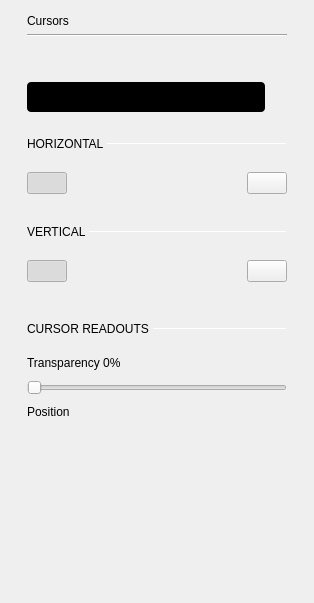
<?xml version="1.0" encoding="UTF-8"?>
<ui version="4.0">
 <class>CursorsSettings</class>
 <widget class="QWidget" name="CursorsSettings">
  <property name="geometry">
   <rect>
    <x>0</x>
    <y>0</y>
    <width>314</width>
    <height>603</height>
   </rect>
  </property>
  <property name="windowTitle">
   <string>Form</string>
  </property>
  <layout class="QVBoxLayout" name="verticalLayout">
   <property name="spacing">
    <number>0</number>
   </property>
   <property name="leftMargin">
    <number>18</number>
   </property>
   <property name="topMargin">
    <number>5</number>
   </property>
   <property name="rightMargin">
    <number>18</number>
   </property>
   <property name="bottomMargin">
    <number>0</number>
   </property>
   <item>
    <widget class="QScrollArea" name="scrollArea">
     <property name="sizePolicy">
      <sizepolicy hsizetype="Preferred" vsizetype="Preferred">
       <horstretch>0</horstretch>
       <verstretch>0</verstretch>
      </sizepolicy>
     </property>
     <property name="frameShape">
      <enum>QFrame::NoFrame</enum>
     </property>
     <property name="verticalScrollBarPolicy">
      <enum>Qt::ScrollBarAsNeeded</enum>
     </property>
     <property name="horizontalScrollBarPolicy">
      <enum>Qt::ScrollBarAlwaysOff</enum>
     </property>
     <property name="widgetResizable">
      <bool>true</bool>
     </property>
     <widget class="QWidget" name="scrollAreaWidgetContents">
      <property name="geometry">
       <rect>
        <x>0</x>
        <y>0</y>
        <width>278</width>
        <height>598</height>
       </rect>
      </property>
      <layout class="QVBoxLayout" name="verticalLayout_7">
       <item>
        <widget class="QLabel" name="label">
         <property name="sizePolicy">
          <sizepolicy hsizetype="Fixed" vsizetype="Fixed">
           <horstretch>0</horstretch>
           <verstretch>0</verstretch>
          </sizepolicy>
         </property>
         <property name="text">
          <string>Cursors</string>
         </property>
         <property name="general_settings_label" stdset="0">
          <bool>true</bool>
         </property>
        </widget>
       </item>
       <item>
        <widget class="Line" name="line">
         <property name="minimumSize">
          <size>
           <width>240</width>
           <height>2</height>
          </size>
         </property>
         <property name="maximumSize">
          <size>
           <width>280</width>
           <height>2</height>
          </size>
         </property>
         <property name="orientation">
          <enum>Qt::Horizontal</enum>
         </property>
         <property name="blue_line" stdset="0">
          <bool>true</bool>
         </property>
        </widget>
       </item>
       <item>
        <spacer name="verticalSpacer_2">
         <property name="orientation">
          <enum>Qt::Vertical</enum>
         </property>
         <property name="sizeType">
          <enum>QSizePolicy::Fixed</enum>
         </property>
         <property name="sizeHint" stdset="0">
          <size>
           <width>0</width>
           <height>15</height>
          </size>
         </property>
        </spacer>
       </item>
       <item>
        <layout class="QVBoxLayout" name="verticalLayout_5">
         <property name="spacing">
          <number>0</number>
         </property>
         <property name="sizeConstraint">
          <enum>QLayout::SetDefaultConstraint</enum>
         </property>
         <item>
          <widget class="QWidget" name="widgteBtnNormalTrack" native="true">
           <layout class="QVBoxLayout" name="verticalLayout_6">
            <property name="spacing">
             <number>0</number>
            </property>
            <property name="leftMargin">
             <number>0</number>
            </property>
            <property name="topMargin">
             <number>0</number>
            </property>
            <property name="rightMargin">
             <number>0</number>
            </property>
            <property name="bottomMargin">
             <number>0</number>
            </property>
            <item>
             <spacer name="verticalSpacer_3">
              <property name="orientation">
               <enum>Qt::Vertical</enum>
              </property>
              <property name="sizeType">
               <enum>QSizePolicy::Fixed</enum>
              </property>
              <property name="sizeHint" stdset="0">
               <size>
                <width>10</width>
                <height>25</height>
               </size>
              </property>
             </spacer>
            </item>
            <item>
             <widget class="adiscope::CustomSwitch" name="btnNormalTrack">
              <property name="enabled">
               <bool>true</bool>
              </property>
              <property name="sizePolicy">
               <sizepolicy hsizetype="Minimum" vsizetype="Fixed">
                <horstretch>0</horstretch>
                <verstretch>0</verstretch>
               </sizepolicy>
              </property>
              <property name="minimumSize">
               <size>
                <width>238</width>
                <height>30</height>
               </size>
              </property>
              <property name="styleSheet">
               <string notr="true">QPushButton {
min-height: 30px;
max-height: 30px;
min-width: 238px;
max-width: 238px;
background-color: black;
border-radius: 4px;
}

QPushButton:disabled {
background-color: qlineargradient(spread:pad, x1:0.5, y1:0, x2:0.501, y2:0, stop:0 #727273, stop:1 #141416);
}

QWidget#handle {
min-height: 30px;
max-height: 30px;
min-width: 119px;
max-width: 119px;
background-color: #4a64ff;
border-radius: 2px;
}

QWidget#handle:disabled {
background-color: #aaaaaa;
}

QLabel {
margin-top: 6px;
background-color: transparent;
line-height: 19px;
}

QLabel#on {
margin-top: 0px;
min-height:30px;
max-height:30px;
min-width:119px;
max-width:119px;
qproperty-alignment: AlignCenter AlignCenter;
margin-left: 0px;
color: white;
}

QLabel#on:disabled {
color: rgba(255,255,255,102);
}

QLabel#off {
margin-top: 0px;
min-height:30px;
max-height:30px;
min-width:119px;
max-width:119px;
margin-left: 119px;
color: white;
qproperty-alignment: AlignCenter AlignCenter;
}

QLabel#off:disabled {
color: rgba(255,255,255,51);
}
</string>
              </property>
              <property name="text">
               <string/>
              </property>
              <property name="checkable">
               <bool>true</bool>
              </property>
              <property name="checked">
               <bool>true</bool>
              </property>
              <property name="flat">
               <bool>false</bool>
              </property>
              <property name="leftText" stdset="0">
               <string>Normal</string>
              </property>
              <property name="rightText" stdset="0">
               <string>Track</string>
              </property>
              <property name="duration_ms" stdset="0">
               <string>0</string>
              </property>
             </widget>
            </item>
            <item>
             <spacer name="verticalSpacer_7">
              <property name="orientation">
               <enum>Qt::Vertical</enum>
              </property>
              <property name="sizeType">
               <enum>QSizePolicy::Fixed</enum>
              </property>
              <property name="sizeHint" stdset="0">
               <size>
                <width>20</width>
                <height>15</height>
               </size>
              </property>
             </spacer>
            </item>
           </layout>
          </widget>
         </item>
         <item>
          <layout class="QHBoxLayout" name="horizontalLayout_4">
           <property name="topMargin">
            <number>10</number>
           </property>
           <item>
            <widget class="QLabel" name="label_2">
             <property name="sizePolicy">
              <sizepolicy hsizetype="Fixed" vsizetype="Fixed">
               <horstretch>0</horstretch>
               <verstretch>0</verstretch>
              </sizepolicy>
             </property>
             <property name="text">
              <string>HORIZONTAL </string>
             </property>
             <property name="subsection_label" stdset="0">
              <bool>true</bool>
             </property>
            </widget>
           </item>
           <item>
            <widget class="Line" name="line_2">
             <property name="minimumSize">
              <size>
               <width>0</width>
               <height>1</height>
              </size>
             </property>
             <property name="maximumSize">
              <size>
               <width>16777215</width>
               <height>1</height>
              </size>
             </property>
             <property name="orientation">
              <enum>Qt::Horizontal</enum>
             </property>
             <property name="subsection_line" stdset="0">
              <bool>true</bool>
             </property>
            </widget>
           </item>
          </layout>
         </item>
         <item>
          <spacer name="verticalSpacer_10">
           <property name="orientation">
            <enum>Qt::Vertical</enum>
           </property>
           <property name="sizeType">
            <enum>QSizePolicy::Fixed</enum>
           </property>
           <property name="sizeHint" stdset="0">
            <size>
             <width>0</width>
             <height>15</height>
            </size>
           </property>
          </spacer>
         </item>
        </layout>
       </item>
       <item>
        <layout class="QVBoxLayout" name="verticalLayout_3">
         <property name="spacing">
          <number>6</number>
         </property>
         <item>
          <layout class="QHBoxLayout" name="horizontalLayout">
           <property name="topMargin">
            <number>0</number>
           </property>
           <item>
            <widget class="adiscope::CustomSwitch" name="hCursorsEnable">
             <property name="checkable">
              <bool>true</bool>
             </property>
             <property name="checked">
              <bool>true</bool>
             </property>
            </widget>
           </item>
           <item>
            <spacer name="horizontalSpacer">
             <property name="orientation">
              <enum>Qt::Horizontal</enum>
             </property>
             <property name="sizeHint" stdset="0">
              <size>
               <width>40</width>
               <height>20</height>
              </size>
             </property>
            </spacer>
           </item>
           <item>
            <widget class="adiscope::SmallOnOffSwitch" name="btnLockHorizontal">
             <property name="styleSheet">
              <string notr="true">QPushButton[use_icon=true]</string>
             </property>
             <property name="text">
              <string/>
             </property>
             <property name="checkable">
              <bool>true</bool>
             </property>
            </widget>
           </item>
          </layout>
         </item>
        </layout>
       </item>
       <item>
        <widget class="QWidget" name="widgetVertical" native="true">
         <layout class="QGridLayout" name="gridLayout_2">
          <property name="leftMargin">
           <number>0</number>
          </property>
          <property name="topMargin">
           <number>0</number>
          </property>
          <property name="rightMargin">
           <number>0</number>
          </property>
          <property name="bottomMargin">
           <number>0</number>
          </property>
          <property name="spacing">
           <number>0</number>
          </property>
          <item row="0" column="0" colspan="2">
           <spacer name="verticalSpacer_5">
            <property name="orientation">
             <enum>Qt::Vertical</enum>
            </property>
            <property name="sizeType">
             <enum>QSizePolicy::Fixed</enum>
            </property>
            <property name="sizeHint" stdset="0">
             <size>
              <width>0</width>
              <height>25</height>
             </size>
            </property>
           </spacer>
          </item>
          <item row="1" column="1">
           <widget class="Line" name="line_3">
            <property name="minimumSize">
             <size>
              <width>0</width>
              <height>1</height>
             </size>
            </property>
            <property name="maximumSize">
             <size>
              <width>16777215</width>
              <height>1</height>
             </size>
            </property>
            <property name="orientation">
             <enum>Qt::Horizontal</enum>
            </property>
            <property name="subsection_line" stdset="0">
             <bool>true</bool>
            </property>
           </widget>
          </item>
          <item row="1" column="0">
           <widget class="QLabel" name="label_3">
            <property name="sizePolicy">
             <sizepolicy hsizetype="Fixed" vsizetype="Fixed">
              <horstretch>0</horstretch>
              <verstretch>0</verstretch>
             </sizepolicy>
            </property>
            <property name="text">
             <string>VERTICAL </string>
            </property>
            <property name="subsection_label" stdset="0">
             <bool>true</bool>
            </property>
           </widget>
          </item>
          <item row="2" column="0" colspan="2">
           <spacer name="verticalSpacer_4">
            <property name="orientation">
             <enum>Qt::Vertical</enum>
            </property>
            <property name="sizeType">
             <enum>QSizePolicy::Fixed</enum>
            </property>
            <property name="sizeHint" stdset="0">
             <size>
              <width>0</width>
              <height>15</height>
             </size>
            </property>
           </spacer>
          </item>
         </layout>
        </widget>
       </item>
       <item>
        <widget class="QWidget" name="widgetVerticalBtns" native="true">
         <layout class="QVBoxLayout" name="verticalLayout_4">
          <property name="spacing">
           <number>10</number>
          </property>
          <property name="leftMargin">
           <number>0</number>
          </property>
          <property name="topMargin">
           <number>0</number>
          </property>
          <property name="rightMargin">
           <number>0</number>
          </property>
          <item>
           <layout class="QHBoxLayout" name="horizontalLayout_2">
            <property name="topMargin">
             <number>0</number>
            </property>
            <item>
             <widget class="adiscope::CustomSwitch" name="vCursorsEnable">
              <property name="checkable">
               <bool>true</bool>
              </property>
              <property name="checked">
               <bool>true</bool>
              </property>
             </widget>
            </item>
            <item>
             <spacer name="horizontalSpacer_2">
              <property name="orientation">
               <enum>Qt::Horizontal</enum>
              </property>
              <property name="sizeHint" stdset="0">
               <size>
                <width>40</width>
                <height>20</height>
               </size>
              </property>
             </spacer>
            </item>
            <item>
             <widget class="adiscope::SmallOnOffSwitch" name="btnLockVertical">
              <property name="styleSheet">
               <string notr="true">QPushButton[use_icon=true]</string>
              </property>
              <property name="text">
               <string/>
              </property>
              <property name="checkable">
               <bool>true</bool>
              </property>
             </widget>
            </item>
           </layout>
          </item>
         </layout>
        </widget>
       </item>
       <item>
        <layout class="QVBoxLayout" name="verticalLayout_2">
         <property name="leftMargin">
          <number>0</number>
         </property>
         <property name="topMargin">
          <number>0</number>
         </property>
         <property name="rightMargin">
          <number>0</number>
         </property>
        </layout>
       </item>
       <item>
        <widget class="QWidget" name="readoutsWidget" native="true">
         <property name="sizePolicy">
          <sizepolicy hsizetype="Expanding" vsizetype="Fixed">
           <horstretch>0</horstretch>
           <verstretch>0</verstretch>
          </sizepolicy>
         </property>
         <property name="minimumSize">
          <size>
           <width>0</width>
           <height>50</height>
          </size>
         </property>
         <layout class="QVBoxLayout" name="readoutsLayout">
          <property name="spacing">
           <number>10</number>
          </property>
          <property name="sizeConstraint">
           <enum>QLayout::SetMinimumSize</enum>
          </property>
          <property name="leftMargin">
           <number>0</number>
          </property>
          <property name="topMargin">
           <number>0</number>
          </property>
          <property name="rightMargin">
           <number>0</number>
          </property>
          <property name="bottomMargin">
           <number>0</number>
          </property>
          <item>
           <spacer name="verticalSpacer_9">
            <property name="orientation">
             <enum>Qt::Vertical</enum>
            </property>
            <property name="sizeType">
             <enum>QSizePolicy::Fixed</enum>
            </property>
            <property name="sizeHint" stdset="0">
             <size>
              <width>0</width>
              <height>0</height>
             </size>
            </property>
           </spacer>
          </item>
          <item>
           <layout class="QGridLayout" name="gridLayout_5">
            <property name="topMargin">
             <number>0</number>
            </property>
            <property name="horizontalSpacing">
             <number>0</number>
            </property>
            <item row="1" column="1">
             <widget class="Line" name="line_4">
              <property name="minimumSize">
               <size>
                <width>0</width>
                <height>1</height>
               </size>
              </property>
              <property name="maximumSize">
               <size>
                <width>16777215</width>
                <height>1</height>
               </size>
              </property>
              <property name="autoFillBackground">
               <bool>false</bool>
              </property>
              <property name="frameShadow">
               <enum>QFrame::Sunken</enum>
              </property>
              <property name="lineWidth">
               <number>1</number>
              </property>
              <property name="midLineWidth">
               <number>0</number>
              </property>
              <property name="orientation">
               <enum>Qt::Horizontal</enum>
              </property>
              <property name="subsection_line" stdset="0">
               <bool>true</bool>
              </property>
             </widget>
            </item>
            <item row="1" column="0">
             <widget class="QLabel" name="label_6">
              <property name="sizePolicy">
               <sizepolicy hsizetype="Fixed" vsizetype="Fixed">
                <horstretch>0</horstretch>
                <verstretch>0</verstretch>
               </sizepolicy>
              </property>
              <property name="text">
               <string>CURSOR READOUTS </string>
              </property>
              <property name="subsection_label" stdset="0">
               <bool>true</bool>
              </property>
             </widget>
            </item>
            <item row="2" column="0" colspan="2">
             <spacer name="verticalSpacer_11">
              <property name="orientation">
               <enum>Qt::Vertical</enum>
              </property>
              <property name="sizeType">
               <enum>QSizePolicy::Fixed</enum>
              </property>
              <property name="sizeHint" stdset="0">
               <size>
                <width>0</width>
                <height>10</height>
               </size>
              </property>
             </spacer>
            </item>
            <item row="0" column="0" colspan="2">
             <spacer name="verticalSpacer_6">
              <property name="orientation">
               <enum>Qt::Vertical</enum>
              </property>
              <property name="sizeType">
               <enum>QSizePolicy::Fixed</enum>
              </property>
              <property name="sizeHint" stdset="0">
               <size>
                <width>0</width>
                <height>25</height>
               </size>
              </property>
             </spacer>
            </item>
           </layout>
          </item>
          <item>
           <widget class="QLabel" name="transLabel">
            <property name="text">
             <string>Transparency 0%</string>
            </property>
           </widget>
          </item>
          <item>
           <widget class="QSlider" name="horizontalSlider">
            <property name="styleSheet">
             <string notr="true"/>
            </property>
            <property name="orientation">
             <enum>Qt::Horizontal</enum>
            </property>
           </widget>
          </item>
          <item>
           <widget class="QLabel" name="label_8">
            <property name="text">
             <string>Position</string>
            </property>
           </widget>
          </item>
          <item>
           <layout class="QHBoxLayout" name="horizontalLayout_3">
            <property name="spacing">
             <number>0</number>
            </property>
            <property name="topMargin">
             <number>0</number>
            </property>
            <item>
             <widget class="QWidget" name="posSelect" native="true">
              <property name="sizePolicy">
               <sizepolicy hsizetype="Fixed" vsizetype="Fixed">
                <horstretch>0</horstretch>
                <verstretch>0</verstretch>
               </sizepolicy>
              </property>
              <property name="minimumSize">
               <size>
                <width>80</width>
                <height>80</height>
               </size>
              </property>
             </widget>
            </item>
           </layout>
          </item>
         </layout>
        </widget>
       </item>
       <item>
        <spacer name="verticalSpacer">
         <property name="orientation">
          <enum>Qt::Vertical</enum>
         </property>
         <property name="sizeType">
          <enum>QSizePolicy::Expanding</enum>
         </property>
         <property name="sizeHint" stdset="0">
          <size>
           <width>20</width>
           <height>40</height>
          </size>
         </property>
        </spacer>
       </item>
      </layout>
     </widget>
    </widget>
   </item>
  </layout>
 </widget>
 <customwidgets>
  <customwidget>
   <class>adiscope::CustomSwitch</class>
   <extends>QPushButton</extends>
   <header>gui/customSwitch.hpp</header>
  </customwidget>
  <customwidget>
   <class>adiscope::SmallOnOffSwitch</class>
   <extends>QPushButton</extends>
   <header>gui/smallOnOffSwitch.hpp</header>
  </customwidget>
 </customwidgets>
 <resources/>
 <connections/>
</ui>
